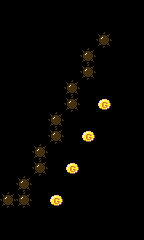

The image is a tile-based game level rendered from a .tmx file. Its description and complete source (layers, tilesets, objects, tile grids) follow:
An orthogonal 9x15 tile map with 16x16 px tiles, 1 tile layer (map).

<map version="1.0" orientation="orthogonal" renderorder="right-down" width="9" height="15" tilewidth="16" tileheight="16" nextobjectid="1">
 <tileset firstgid="1" name="tileset" tilewidth="16" tileheight="16" tilecount="64" columns="8">
  <image source="tileset.png" width="128" height="128" />
 </tileset>
 <layer name="map" width="9" height="15">
  <data encoding="csv">
0,0,0,0,0,0,0,0,0,
0,0,0,0,0,0,0,0,0,
0,0,0,0,0,0,1,0,0,
0,0,0,0,0,1,0,0,0,
0,0,0,0,0,1,0,0,0,
0,0,0,0,1,0,0,0,0,
0,0,0,0,1,0,25,0,0,
0,0,0,1,0,0,0,0,0,
0,0,0,1,0,25,0,0,0,
0,0,1,0,0,0,0,0,0,
0,0,1,0,25,0,0,0,0,
0,1,0,0,0,0,0,0,0,
1,1,0,25,0,0,0,0,0,
0,0,0,0,0,0,0,0,0,
0,0,0,0,0,0,0,0,0
</data>
 </layer>
</map>
